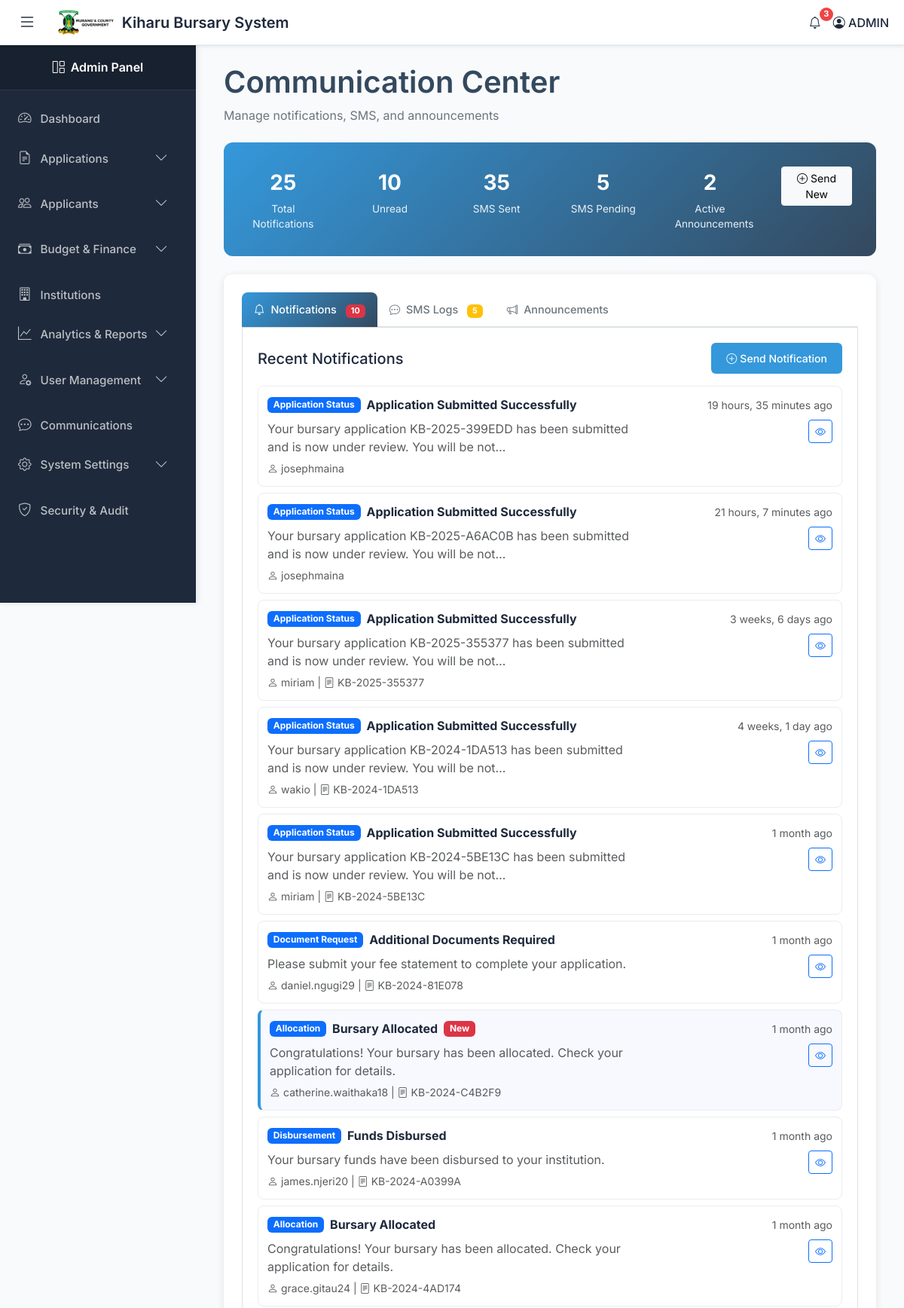
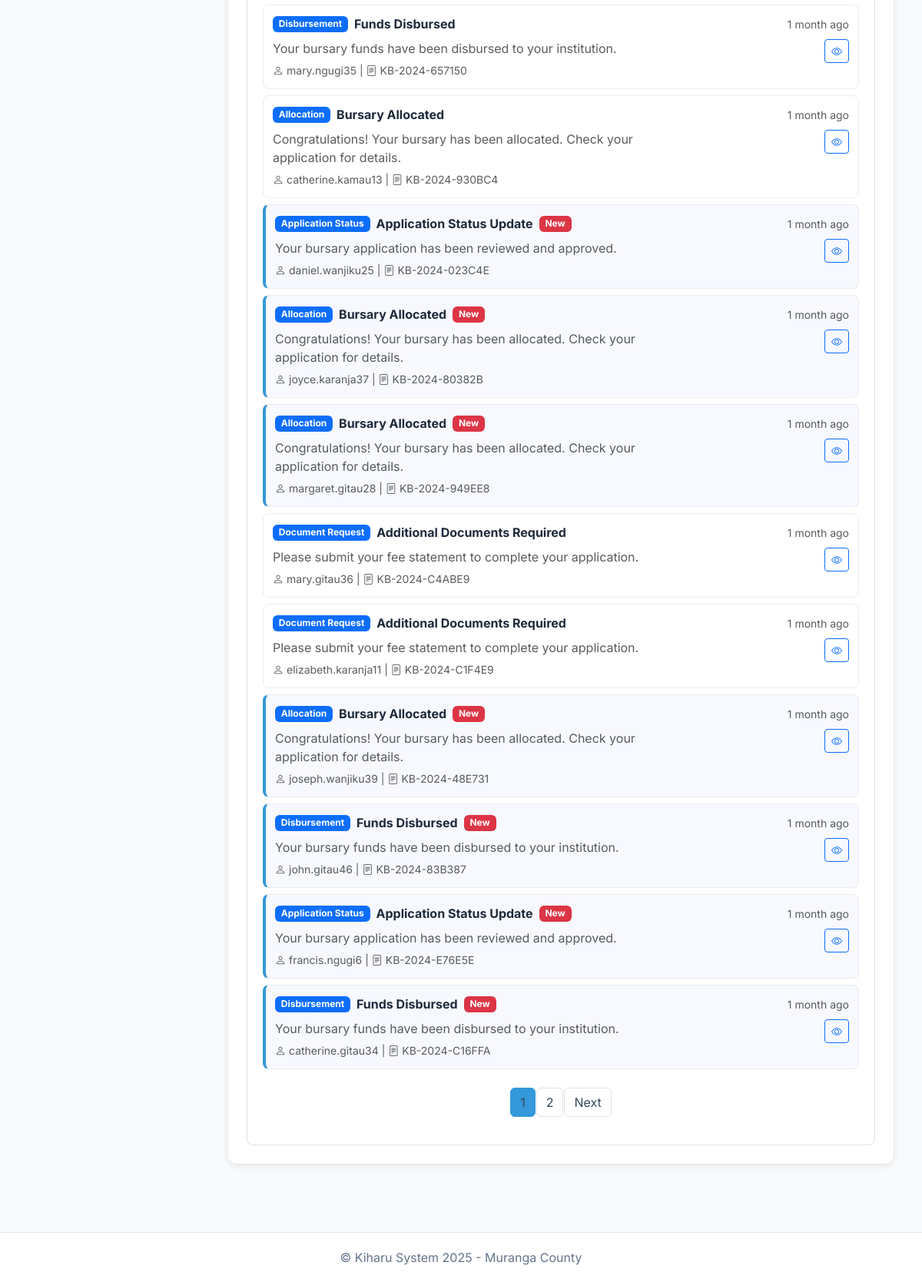
/admin-communication/ (signed in), run on an earlier commit of the app's database (2 pictures, top to bottom).
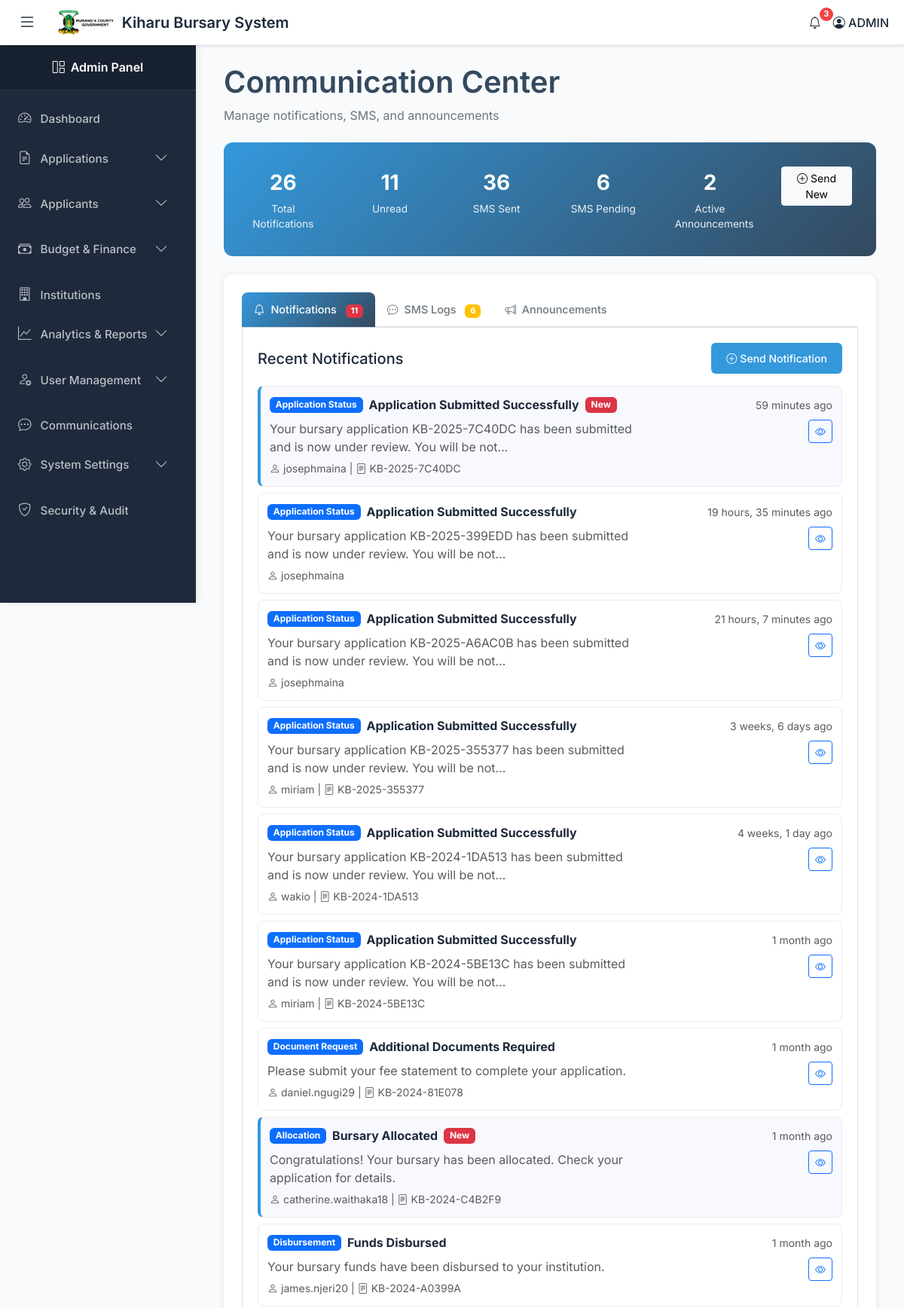
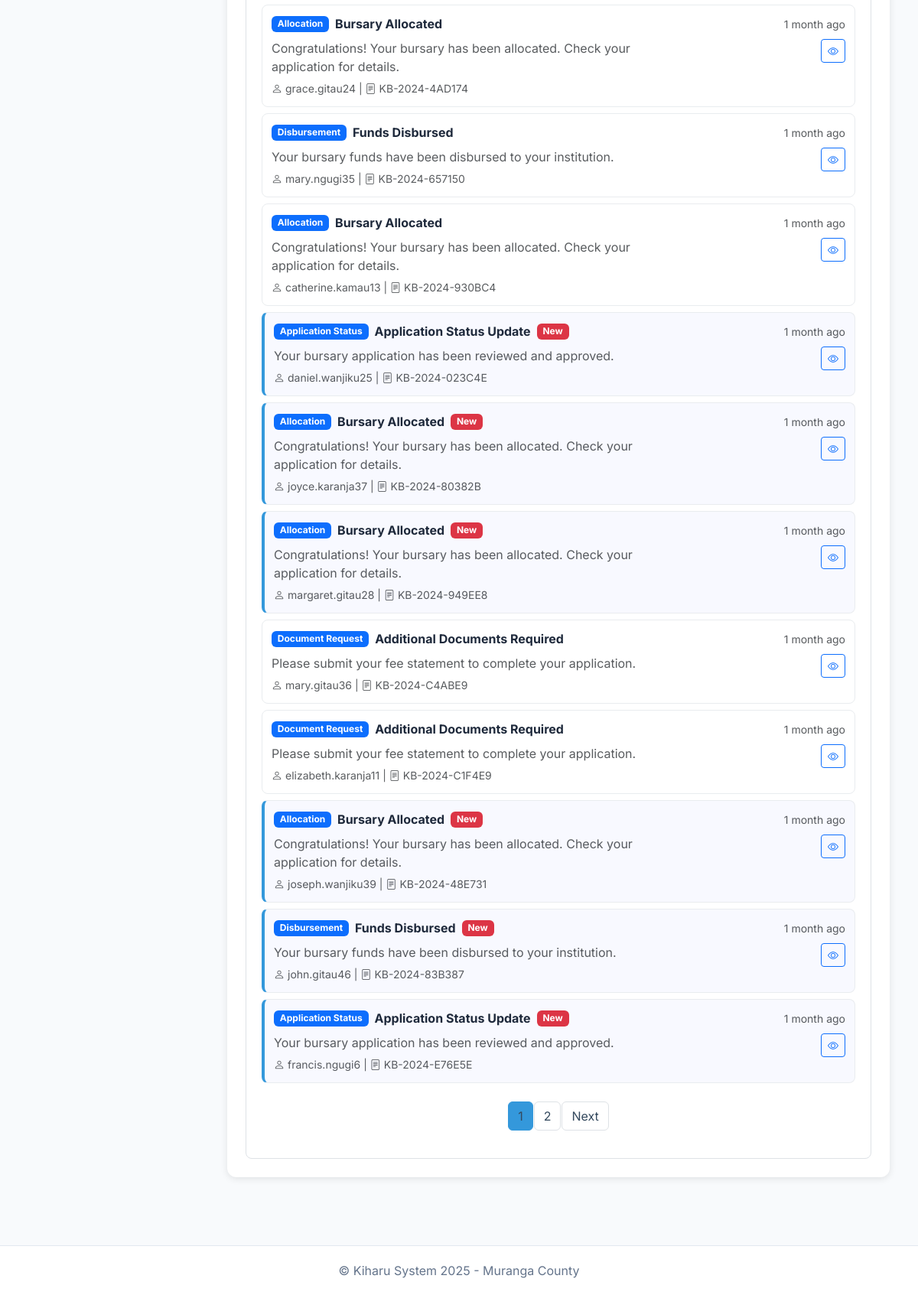
And on a later commit of the database (2 pictures, top to bottom).
### kiharu_system/models.py (models this page shows, shortened)
class Notification(models.Model):
    NOTIFICATION_TYPES = (
        ('application_status', 'Application Status'),
        ('document_request', 'Document Request'),
        ('allocation', 'Allocation'),
        ('disbursement', 'Disbursement'),
        ('system', 'System Notification'),
    )
    user = models.ForeignKey(User, on_delete=models.CASCADE, related_name='notifications')
    notification_type = models.CharField(max_length=20, choices=NOTIFICATION_TYPES)
    title = models.CharField(max_length=200)
    message = models.TextField()
    related_application = models.ForeignKey(Application, on_delete=models.SET_NULL, null=True, blank=True)
    is_read = models.BooleanField(default=False)
    created_at = models.DateTimeField(auto_now_add=True)

class User(AbstractUser):
    USER_TYPES = (
        ('applicant', 'Applicant'),
        ('admin', 'Administrator'),
        ('reviewer', 'Application Reviewer'),
        ('finance', 'Finance Officer'),
    )
    user_type = models.CharField(max_length=20, choices=USER_TYPES, default='applicant')
    id_number = models.CharField(max_length=20, unique=True, null=True, blank=True)
    phone_regex = RegexValidator(
        regex=r'^\+254\d{9}$',
        message="Phone number must be entered in the format: '+254XXXXXXXXX'. Exactly 12 digits including country code."
    )
    phone_number = models.CharField(validators=[phone_regex], max_length=17, blank=True)
    def __str__(self):
        return f"{self.first_name} {self.last_name} ({self.user_type})"

class Application(models.Model):
    APPLICATION_STATUS = (
        ('draft', 'Draft'),
        ('submitted', 'Submitted'),
        ('under_review', 'Under Review'),
        ('approved', 'Approved'),
        ('rejected', 'Rejected'),
        ('disbursed', 'Disbursed'),
    )
    application_number = models.CharField(max_length=20, unique=True, editable=False)
    applicant = models.ForeignKey(Applicant, on_delete=models.CASCADE, related_name='applications')
    fiscal_year = models.ForeignKey(FiscalYear, on_delete=models.CASCADE)
    bursary_category = models.ForeignKey(BursaryCategory, on_delete=models.CASCADE)
    institution = models.ForeignKey(Institution, on_delete=models.CASCADE)
    status = models.CharField(max_length=20, choices=APPLICATION_STATUS, default='draft')
    admission_number = models.CharField(max_length=100)
    year_of_study = models.PositiveIntegerField()
    course_name = models.CharField(max_length=200, blank=True, null=True)  # For college/university
    expected_completion_date = models.DateField()
    total_fees_payable = models.DecimalField(max_digits=10, decimal_places=2)
    fees_paid = models.DecimalField(max_digits=10, decimal_places=2)
    fees_balance = models.DecimalField(max_digits=10, decimal_places=2)
    amount_requested = models.DecimalField(max_digits=10, decimal_places=2)
    other_bursaries = models.BooleanField(default=False)
    other_bursaries_amount = models.DecimalField(max_digits=10, decimal_places=2, default=0)
    other_bursaries_source = models.CharField(max_length=200, blank=True, null=True)
    is_orphan = models.BooleanField(default=False)
    is_disabled = models.BooleanField(default=False)
    has_chronic_illness = models.BooleanField(default=False)
    chronic_illness_description = models.TextField(blank=True, null=True)
    date_submitted = models.DateTimeField(auto_now_add=True)
    last_updated = models.DateTimeField(auto_now=True)
    previous_allocation = models.BooleanField(default=False)
    previous_allocation_year = models.CharField(max_length=20, blank=True, null=True)
    previous_allocation_amount = models.DecimalField(max_digits=10, decimal_places=2, default=0)

### kiharu_system/views.py (the view, shortened to what this page needs)
# urls.py: path('admin-communication/', views.admin_communication, name='admin_communication'),
@login_required
@user_passes_test(is_admin_or_staff)
def admin_communication(request):
    notifications = Notification.objects.all().order_by('-created_at')[:50]
    sms_logs = SMSLog.objects.all().order_by('-sent_at')[:50]
    announcements = Announcement.objects.all().order_by('-published_date')[:20]
    notification_paginator = Paginator(notifications, 20)
    sms_paginator = Paginator(sms_logs, 20)
    announcement_paginator = Paginator(announcements, 10)
    notification_page = request.GET.get('notification_page', 1)
    sms_page = request.GET.get('sms_page', 1)
    announcement_page = request.GET.get('announcement_page', 1)
    notifications_paginated = notification_paginator.get_page(notification_page)
    sms_logs_paginated = sms_paginator.get_page(sms_page)
    announcements_paginated = announcement_paginator.get_page(announcement_page)
    notification_form = NotificationForm()
    announcement_form = AnnouncementForm()
    stats = {
        'total_notifications': Notification.objects.count(),
        'unread_notifications': Notification.objects.filter(is_read=False).count(),
        'total_sms': SMSLog.objects.count(),
        'pending_sms': SMSLog.objects.filter(status='pending').count(),
        'active_announcements': Announcement.objects.filter(
            is_active=True,
            expiry_date__gt=timezone.now()
        ).count(),
    }
    context = {
        'notifications': notifications_paginated,
        'sms_logs': sms_logs_paginated,
        'announcements': announcements_paginated,
        'notification_form': notification_form,
        'announcement_form': announcement_form,
        'stats': stats,
        'page_title': 'Communication',
    }
    return render(request, 'admin/communication.html', context)

### kiharu_system/views.py (called while the page is built)
def is_admin_or_staff(user):
    return user.is_authenticated and (user.is_staff or user.user_type in ['admin', 'reviewer', 'finance'])

### templates/admin/communication.html (shortened to what the changed rows need)
{% extends 'admin_base.html' %}
{% load static %}
{% block content %}
<div class="container-fluid">
    <div class="row">
        <div class="col-12">
            <div class="page-header">
                <h1 class="page-title">Communication Center</h1>
            </div>
        </div>
    </div>
    <div class="row">
        <div class="col-12">
            <div class="stats-card">
                <div class="row">
                    <div class="col-md-2 col-sm-4 col-6">
                        <div class="stat-item">
                            <div class="stat-number">{{ stats.total_notifications }}</div>
                            <div class="stat-label">Total Notifications</div>
                        </div>
                    </div>
                    <div class="col-md-2 col-sm-4 col-6">
                        <div class="stat-item">
                            <div class="stat-number">{{ stats.unread_notifications }}</div>
                            <div class="stat-label">Unread</div>
                        </div>
                    </div>
                    <div class="col-md-2 col-sm-4 col-6">
                        <div class="stat-item">
                            <div class="stat-number">{{ stats.total_sms }}</div>
                            <div class="stat-label">SMS Sent</div>
                        </div>
                    </div>
                    <div class="col-md-2 col-sm-4 col-6">
                        <div class="stat-item">
                            <div class="stat-number">{{ stats.pending_sms }}</div>
                            <div class="stat-label">SMS Pending</div>
                        </div>
                    </div>
                </div>
            </div>
        </div>
    </div>
    <div class="row">
        <div class="col-12">
            <div class="comm-card">
                <ul class="nav nav-tabs" id="communicationTabs" role="tablist">
                    <li class="nav-item" role="presentation">
                        <button class="nav-link active" id="notifications-tab" data-bs-toggle="tab"
                                data-bs-target="#notifications" type="button" role="tab">
                            <i class="bi bi-bell me-2"></i>Notifications
                            {% if stats.unread_notifications > 0 %}
                                <span class="badge bg-danger ms-2">{{ stats.unread_notifications }}</span>
                            {% endif %}
                        </button>
                    </li>
                    <li class="nav-item" role="presentation">
                        <button class="nav-link" id="sms-tab" data-bs-toggle="tab"
                                data-bs-target="#sms" type="button" role="tab">
                            <i class="bi bi-chat-dots me-2"></i>SMS Logs
                            {% if stats.pending_sms > 0 %}
                                <span class="badge bg-warning ms-2">{{ stats.pending_sms }}</span>
                            {% endif %}
                        </button>
                    </li>
                </ul>
                <div class="tab-content" id="communicationTabContent">
                    <div class="tab-pane fade show active" id="notifications" role="tabpanel">
                        {% if notifications %}
                            {% for notification in notifications %}
                                <div class="notification-item {% if not notification.is_read %}unread{% endif %}">
                                    <div class="row align-items-start">
                                        <div class="col-md-8">
                                            <div class="d-flex align-items-center mb-2">
                                                <span class="badge bg-{{ notification.notification_type|yesno:'primary,secondary' }} me-2">
                                                    {{ notification.get_notification_type_display }}
                                                </span>
                                                <strong>{{ notification.title }}</strong>
                                                {% if not notification.is_read %}
                                                    <span class="badge bg-danger ms-2">New</span>
                                                {% endif %}
                                            </div>
                                            <p class="text-muted mb-1">{{ notification.message|truncatechars:100 }}</p>
                                            <small class="text-muted">
                                                <i class="bi bi-person me-1"></i>{{ notification.user.username }}
                                                {% if notification.related_application %}
                                                    | <i class="bi bi-file-text me-1"></i>{{ notification.related_application.application_number }}
                                                {% endif %}
                                            </small>
                                        </div>
                                        <div class="col-md-4 text-end">
                                            <small class="text-muted">{{ notification.created_at|timesince }} ago</small>
                                            <div class="mt-2">
                                                <button class="btn btn-sm btn-outline-primary view-notification-btn"
                                                        data-notification-id="{{ notification.id }}">
                                                    <i class="bi bi-eye"></i>
                                                </button>
                                            </div>
                                        </div>
                                    </div>
                                </div>
                            {% endfor %}
                            {% if notifications.has_other_pages %}
                                <nav class="mt-4">
                                    <ul class="pagination justify-content-center">
                                        {% for num in notifications.paginator.page_range %}
                                            {% if notifications.number == num %}
                                                <li class="page-item active">
                                                    <span class="page-link">{{ num }}</span>
                                                </li>
                                            {% else %}
                                                <li class="page-item">
                                                    <a class="page-link" href="?notification_page={{ num }}">{{ num }}</a>
                                                </li>
                                            {% endif %}
                                        {% endfor %}
                                    </ul>
                                </nav>
                            {% endif %}
                        {% else %}
                            <div class="text-center py-5">
                                <i class="bi bi-bell-slash fa-3x text-muted mb-3"></i>
                                <h5 class="text-muted">No Notifications</h5>
                                <p class="text-muted">Notifications will appear here once they are sent.</p>
                            </div>
                        {% endif %}
                    </div>
                        {% if announcements %}
                            {% for announcement in announcements %}
                                {% load tz %}
                            {% endfor %}
                        {% endif %}
                </div>
            </div>
        </div>
    </div>
</div>
{% endblock %}

What changed in the data, as far as the page shows it:
no longer on this page (row unchanged): Notification: notification_type "Disbursement", title "Funds Disbursed", is_read "New", message "Your bursary funds have been disbursed to your institution.", user.username "catherine.gitau34", related_application.application_number "KB-2024-C16FFA", created_at "1 month"
added Notification: notification_type "Application Status", title "Application Submitted Successfully", is_read "New", message "Your bursary application KB-2025-7C40DC has been submitted and is now under review. You will be not…", user.username "josephmaina", related_application.application_number "KB-2025-7C40DC", created_at "59 minutes"
Also different on the page:
{{ stats.total_notifications }}: "25" → "26"
{{ stats.unread_notifications }}: "10" → "11"
{{ stats.total_sms }}: "35" → "36"
{{ stats.pending_sms }}: "5" → "6"
